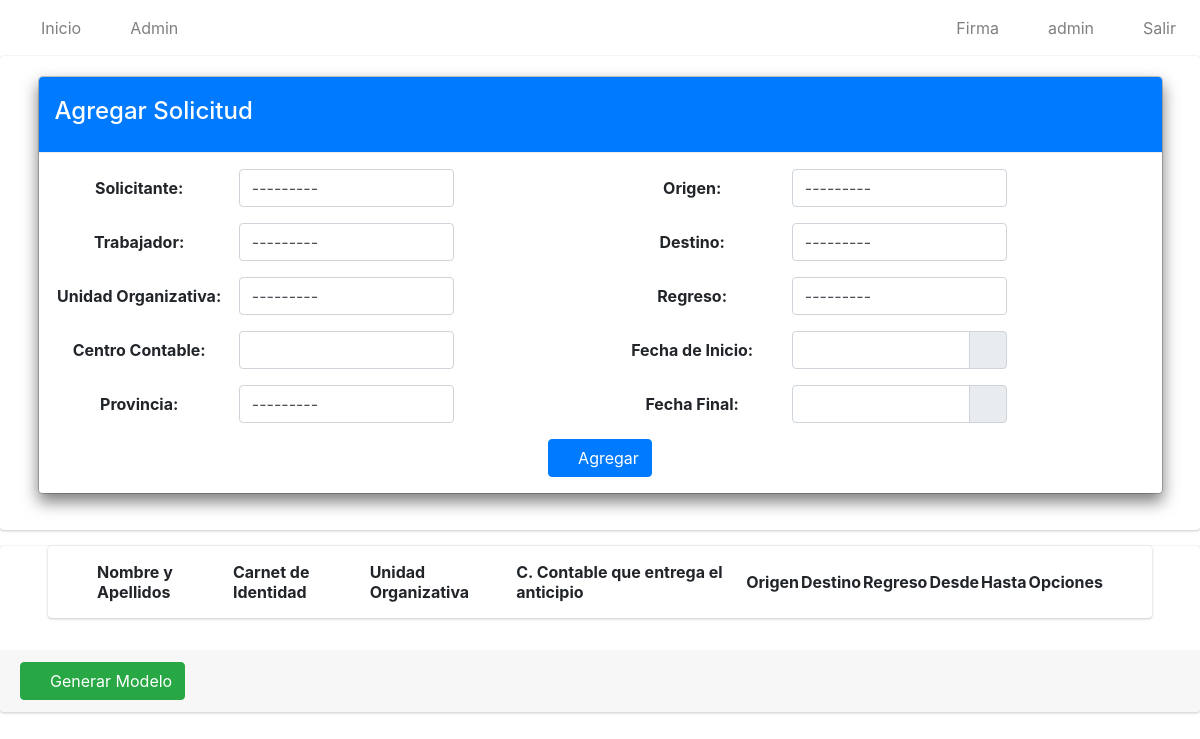
Before: /crear_solicitud/ (signed in) with the older database file.
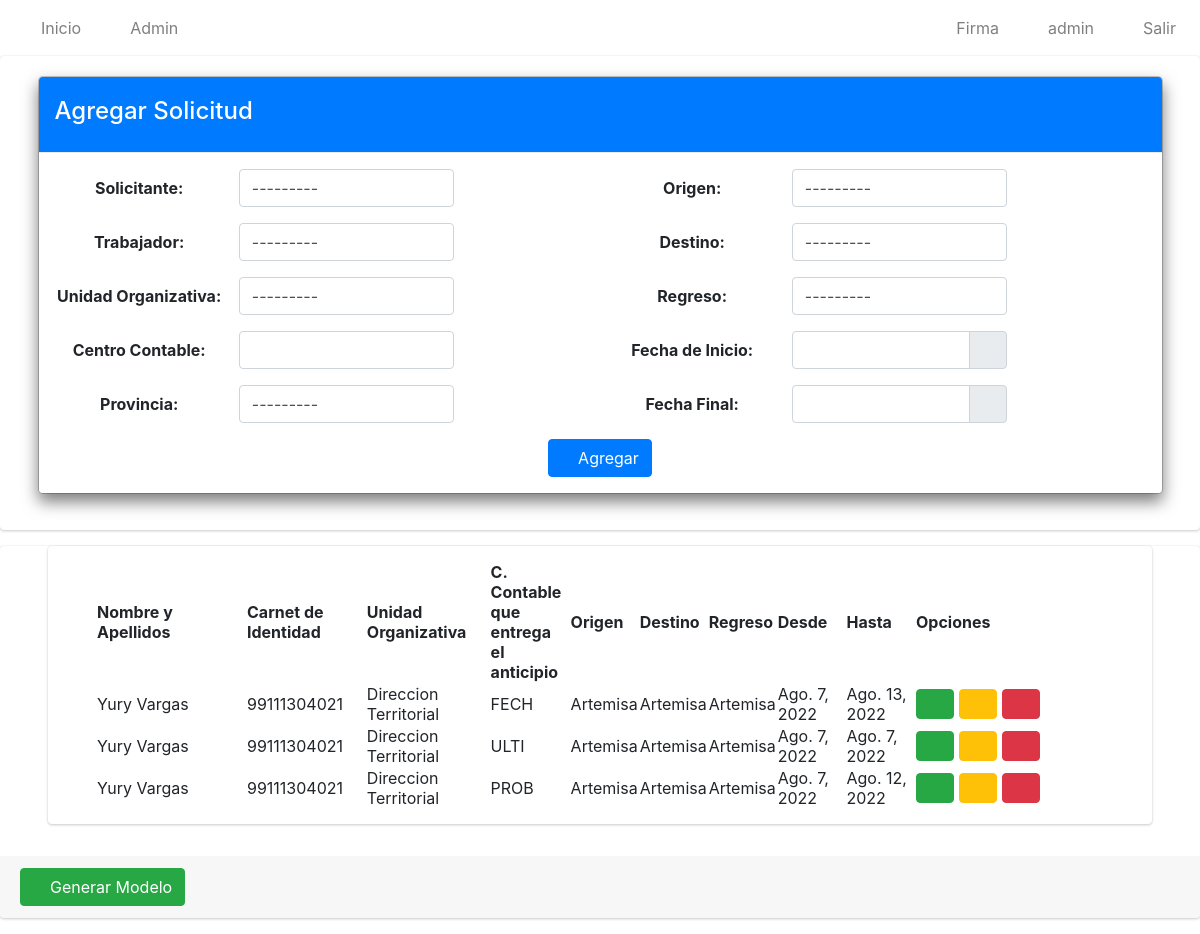
After: the same page with the newer database file.
### app/models.py (models this page shows, shortened)
class Solicitud(models.Model):
    numero=models.IntegerField()
    solicitante=models.ForeignKey(User, on_delete=models.CASCADE)
    trabajador=models.ForeignKey(Trabajador, on_delete=models.CASCADE)
    unidad_organizativa=models.ForeignKey(Unidad_Organizativa, on_delete=models.CASCADE)
    c_contable=models.CharField(max_length=4)
    provincia=models.ForeignKey(Provincia, on_delete=models.CASCADE)
    origen=models.ForeignKey(Municipio, on_delete=models.CASCADE, related_name='municipio_origen')
    destino=models.ForeignKey(Municipio, on_delete=models.CASCADE, related_name='municipio_destino')
    regreso=models.ForeignKey(Municipio, on_delete=models.CASCADE, related_name='municipio_regreso')
    fecha_inicio=models.DateField()
    fecha_final=models.DateField()
    estado=models.CharField(max_length=20)
    class Meta:
        verbose_name="Solicitud"
        verbose_name_plural="Solicitudes"

class Trabajador(models.Model):
    nombre_y_apellidos = models.CharField(max_length=80)
    ci=models.CharField(max_length=11, unique=True)
    def __str__(self):
            return self.nombre_y_apellidos
    class Meta:
        verbose_name = "Trabajador"
        verbose_name_plural = "Trabajadores"

class Unidad_Organizativa(models.Model):
    nombre=models.CharField(max_length=100)
    def __str__(self):
        return self.nombre
    class Meta:
        verbose_name="Unidad Organizativa"
        verbose_name_plural="Unidades Organizativas"

class Municipio(models.Model):
    nombre=models.CharField(max_length=30)
    provincia=models.ForeignKey(Provincia, on_delete=models.CASCADE)
    def __str__(self):
        return self.nombre
    class Meta:
        verbose_name="Municipio"
        verbose_name_plural="Municipios"

### app/views.py (the view, shortened to what this page needs)
# urls.py: path('crear_solicitud/', SolicitudCreateView.as_view(), name='crear_solicitud'),
class SolicitudCreateView(CreateView):
    model=Solicitud
    form_class=SolicitudForm
    template_name='solicitudes/create.html'
    success_url=reverse_lazy('crear_solicitud')
    @method_decorator(login_required)
    def dispatch(self, request, *args, **kwargs):
        return super().dispatch(request, *args, **kwargs)
    def get_context_data(self,  **kwargs):
        context = super().get_context_data(**kwargs)
        context['title'] = "Agregar Solicitud"
        context['action']='add'
        context['list_url']=reverse_lazy('solicitudes')
        context['object_list'] = Solicitud.objects.all().filter(estado="StandBye")
        return context

### app/forms.py
class SolicitudForm(forms.ModelForm):
    class Meta:
        model = Solicitud
        fields = 'solicitante','trabajador','unidad_organizativa','c_contable','provincia','origen','destino','regreso','fecha_inicio','fecha_final'

### app/models.py (called while the page is built)
    def __str__(self):
        return self.nombre

### app/templates/solicitudes/create.html (shortened to what the changed rows need)
{% extends 'base.html' %}
{% load crispy_forms_tags %}
{% load static %}
{% block content %}
    <div class=" card card-default">
        <div class="card card-body content-header mx-5 px-5">
            <table id="myTable" class="display" style="width: 100%;">
                <thead>
                    <tr>
                        <th>Nombre y Apellidos</th>
                        <th>Carnet de Identidad</th>
                        <th>Unidad Organizativa</th>
                        <th>C. Contable que entrega el anticipio</th>
                        <th>Origen</th>
                        <th>Destino</th>
                        <th>Regreso</th>
                        <th>Desde</th>
                        <th>Hasta</th>
                        <th>Opciones</th>
                    </tr>
                </thead>
                <tbody>
                    {% for i in object_list %}
                    <tr>
                        <td style="width: 150px;">{{i.trabajador}}</td>
                        <td>{{i.trabajador.ci}}</td>
                        <td>{{i.unidad_organizativa}}</td>
                        <td style="width: 80px;">{{i.c_contable}}</td>
                        <td>{{i.origen}}</td>
                        <td>{{i.destino}}</td>
                        <td>{{i.regreso}}</td>
                        <td>{{i.fecha_inicio}}</td>
                        <td>{{i.fecha_final}}</td>
                        <td style="width: 5cm"; height="4cm";>
                            <a href="#" onclick="aceptarSolicitud({{i.id}})" type="button" class="btn btn-success">
                                <i class="fas fa-check"></i>
                            </a>
                            <a href="#" type="button" class="btn btn-warning">
                                <i class="fas fa-file"></i>
                            </a>
                            <a href="#" onclick="eliminarSolicitud({{i.id}})" type="button" class="btn btn-danger">
                                <i class="fas fa-times-circle"></i>
                            </a>
                        </td>
                    </tr>
                    {% endfor %}
                </tbody>
            </table>
        </div>
    </div>
{% endblock %}

Changed rows visible on the page:
added Solicitud: trabajador "Yury Vargas", trabajador.ci "99111304021", unidad_organizativa "Direccion Territorial", c_contable "FECH", origen "Artemisa", destino "Artemisa", regreso "Artemisa", fecha_inicio "Ago. 7, 2022", fecha_final "Ago. 13, 2022"
added Solicitud: trabajador "Yury Vargas", trabajador.ci "99111304021", unidad_organizativa "Direccion Territorial", c_contable "ULTI", origen "Artemisa", destino "Artemisa", regreso "Artemisa", fecha_inicio "Ago. 7, 2022", fecha_final "Ago. 7, 2022"
added Solicitud: trabajador "Yury Vargas", trabajador.ci "99111304021", unidad_organizativa "Direccion Territorial", c_contable "PROB", origen "Artemisa", destino "Artemisa", regreso "Artemisa", fecha_inicio "Ago. 7, 2022", fecha_final "Ago. 12, 2022"
